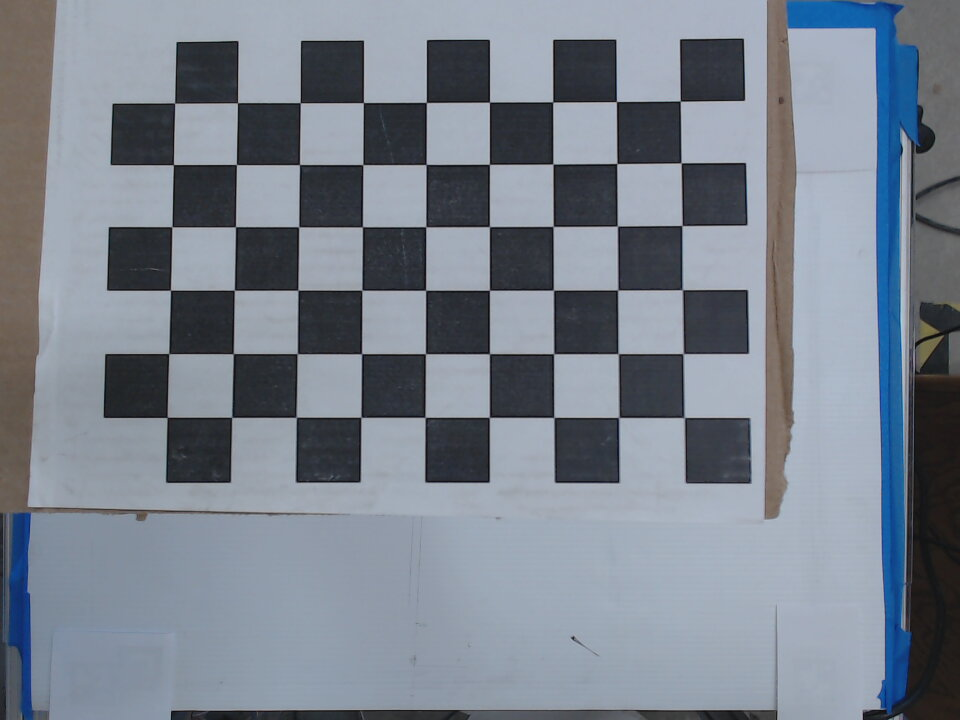
#> input picture camera_calibration/image_processing/Camera_cal/2020-12-01-130309.jpg, 960 x 720 px; its folder holds only this picture in this run
$ python 'camera calibration.py'
#> lines starting #> are read from the running program, lines starting #| are printed output that depends on the picture; after the words box and inside, x2 and y2 are one past the last pixel; in counts of white or black regions, pixels touching at a corner belong together; long printed decimals are rounded
#!/usr/bin/env python

import numpy as np
import cv2
import glob

#termination criteria
criteria = (cv2.TERM_CRITERIA_EPS + cv2.TERM_CRITERIA_MAX_ITER, 30, 0.001)

#prepare object points,like (0,0,0), (2,0,0) ...., (6,5,0)
object_p = np.zeros((6*9,3), np.float32)
object_p[:,:2] = np.mgrid[0:9, 0:6].T.reshape(-1,2)

#Array to store object points and image points from all the images
object_points = [] # 3D point in real world space
img_points = [] # 2D points in image plane

#Square size
size = 0.025 #m

# input images
images = glob.glob('image_processing/Camera_cal/*.jpg')

for fname in images:
	img = cv2.imread(fname)
#> img is the input picture: shape (720, 960, 3); mean B, G, R 141, 129.5, 121.4
	gray = cv2.cvtColor(img, cv2.COLOR_BGR2GRAY)
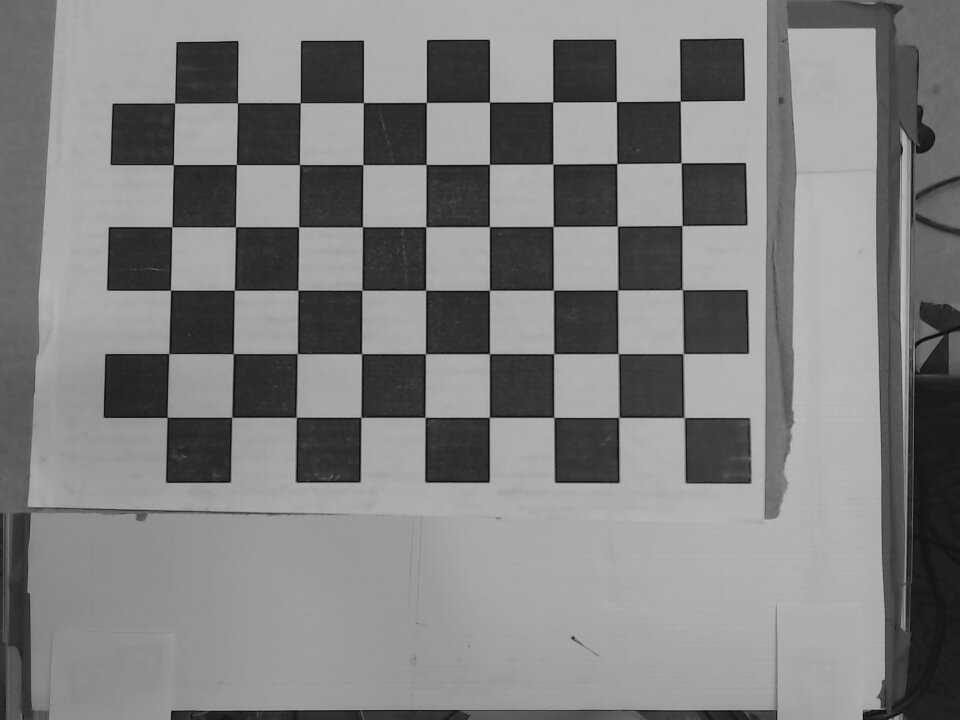
#> gray: shape (720, 960); min 7, max 199, mean 128.4

	# Find chess board corners
	ret, corners = cv2.findChessboardCorners(gray, (9,6), None)
#> ret = True; corners = 54 rows, first 8: [685.3, 416.7], [618, 416.7], [553.5, 417.8], [488.7, 417], [425.2, 417.6], [361.1, 417.4], [296.7, 417.2], [231.7, 417.2]

	# If found, add object points, image points (after refining them)
	if ret == True:
		object_points.append(object_p * size)

		corners2 = cv2.cornerSubPix(gray,corners,(11,11),(-1,-1),criteria)
#> corners2 = 54 rows, first 8: [684.2, 417.5], [618.7, 417.4], [553.9, 417.4], [489.4, 417.3], [425.1, 417.4], [360.9, 417.3], [296.3, 417.3], [231.7, 417.3]
		img_points.append(corners2)

		#Draw and display the corners
		img = cv2.drawChessboardCorners(img, (9,6), corners2, ret)
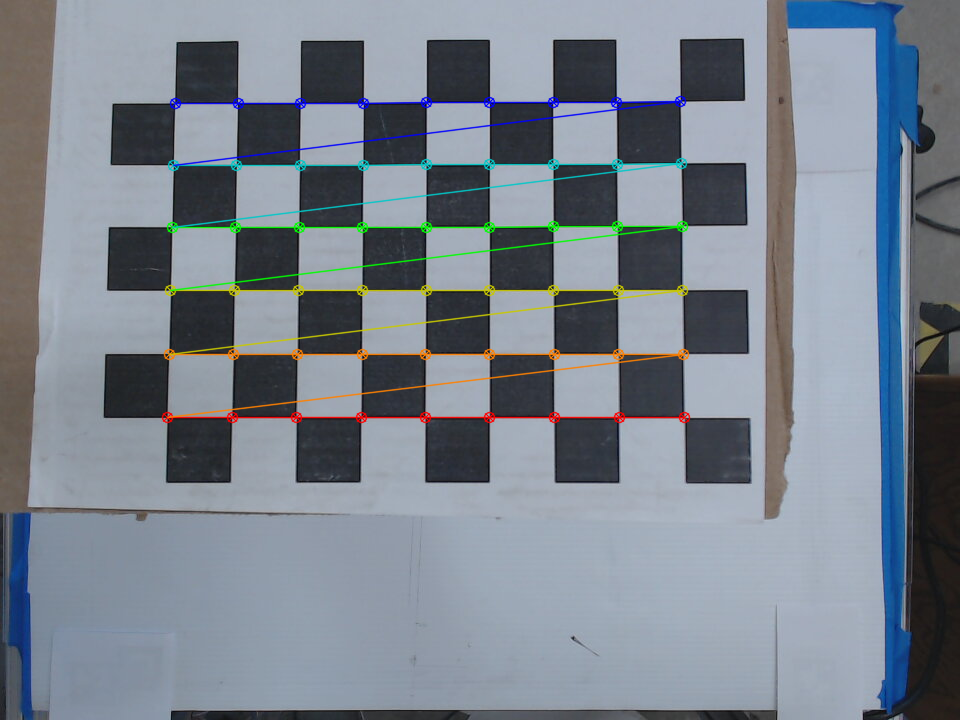
#> img: shape (720, 960, 3); 3.07% of pixels changed, all inside (x1, y1, x2, y2) = (161, 95, 691, 424)
		cv2.imshow('img',img)
		cv2.waitKey(100)
		cv2.imwrite('calibresult.png', img)

# Get all the relevant matrices
ret, mtx, dist, rvecs, tvecs = cv2.calibrateCamera(object_points, img_points, gray.shape[::-1],None,None)
#> ret = 0.241; mtx = [[1210.7, 0, 458.1], [0, 1214.6, 420.6], [0, 0, 1]]; dist = [[0.256, -2.47, 0.00206, 0.0029, 8.79]]; rvecs = ([-0.0195, -0.146, -3.14],); tvecs = ([0.0871, -0.00117, 0.47],)

print('Camera Matrix:')
print(mtx)
#| [[1.21066153e+03 0.00000000e+00 4.58081776e+02]
#|  [0.00000000e+00 1.21461436e+03 4.20643331e+02]
#|  [0.00000000e+00 0.00000000e+00 1.00000000e+00]]
np.save('camera_mtx.npy', mtx)

print('Distortion Matrix:')
print(dist)
#| [[ 2.56058301e-01 -2.47302250e+00  2.05974301e-03  2.90240772e-03
#|    8.79408586e+00]]
np.save('dist_mtx.npy', dist)

$ run again, on camera_calibration/image_processing/Camera_cal/2020-12-01-130328.jpg
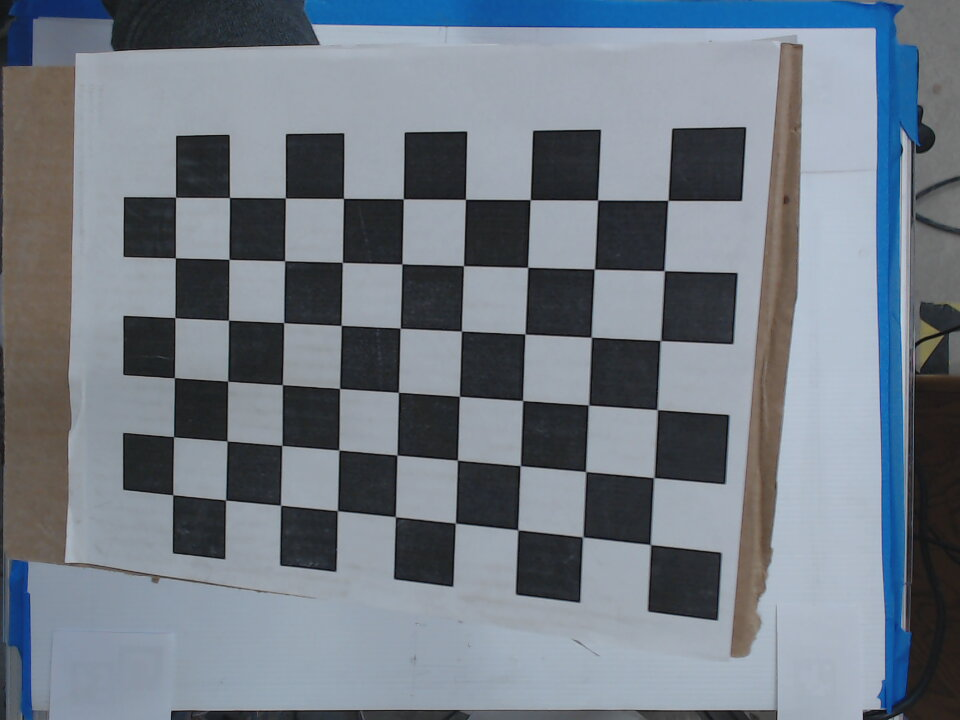
#> input picture camera_calibration/image_processing/Camera_cal/2020-12-01-130328.jpg, 960 x 720 px
#> img is the input picture: shape (720, 960, 3); mean B, G, R 132.8, 122.7, 114
#> `gray = cv2.cvtColor(img, cv2.COLOR_BGR2GRAY)`:
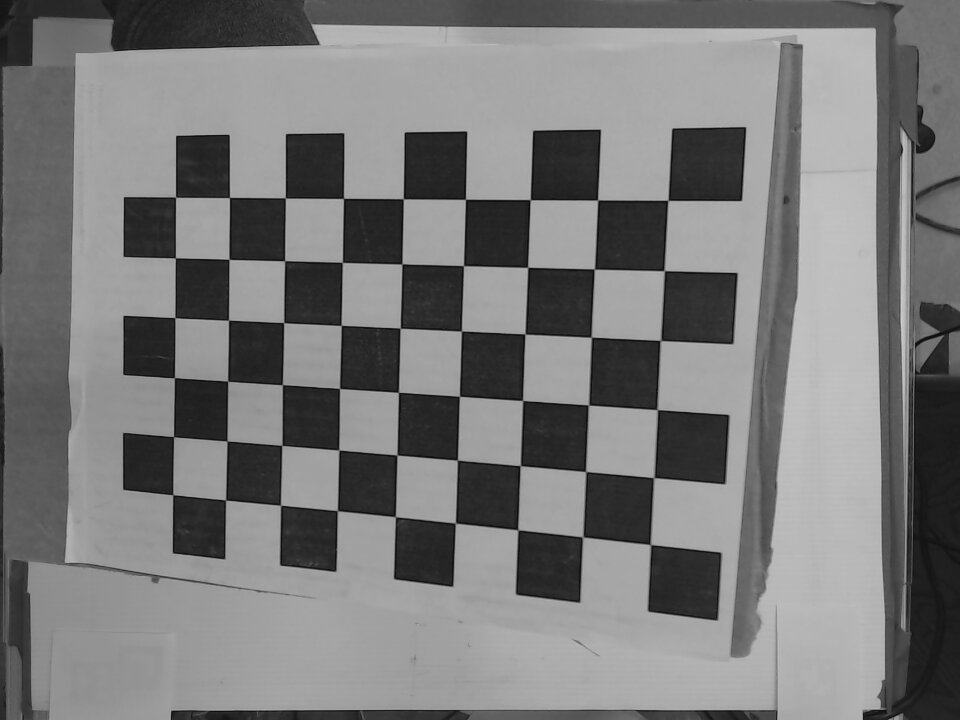
#> gray: shape (720, 960); min 7, max 209, mean 121.2
#> `ret, corners = cv2.findChessboardCorners(gray, (9,6), None)`: ret = True; corners = 54 rows, first 8: [650.4, 544.6], [582.6, 536.9], [517.9, 530.2], [455.4, 523], [395.4, 516.7], [337.4, 510.6], [280.7, 505.3], [225.6, 500]
#> corners2 = 54 rows, first 8: [650.4, 544.5], [582.7, 537], [517.7, 529.7], [455.4, 523.1], [395.4, 516.7], [337.4, 510.6], [280.6, 505.2], [225.5, 500]
#> `img = cv2.drawChessboardCorners(img, (9,6), corners2, ret)`:
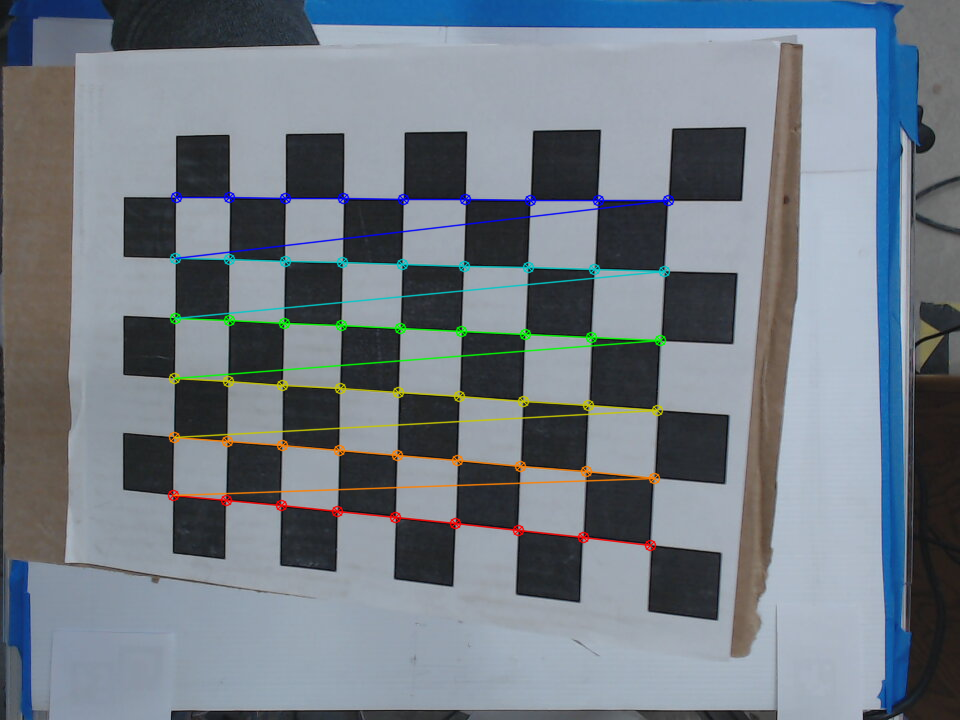
#> img: shape (720, 960, 3); 2.94% of pixels changed, all inside (x1, y1, x2, y2) = (167, 191, 675, 552)
#> `ret, mtx, dist, rvecs, tvecs = cv2.calibrateCamera(object_points, img_..`: ret = 0.316; mtx = [[985.3, 0, 505.2], [0, 968.7, 388.1], [0, 0, 1]]; dist = [[-0.0137, 1.39, 0.00488, -0.000732, -6.88]]; rvecs = ([-0.457, 0.137, -3.06],); tvecs = ([0.0525, 0.0574, 0.357],)
#| [[985.292   0.         505.184]
#|  [  0.         968.722 388.135]
#|  [  0.           0.           1.        ]]
#| [[-1.37378367e-02  1.39324052e+00  4.87858358e-03 -7.31976729e-04
#|   -6.87967830e+00]]

$ run again, on camera_calibration/image_processing/Camera_cal/2020-12-01-130332.jpg
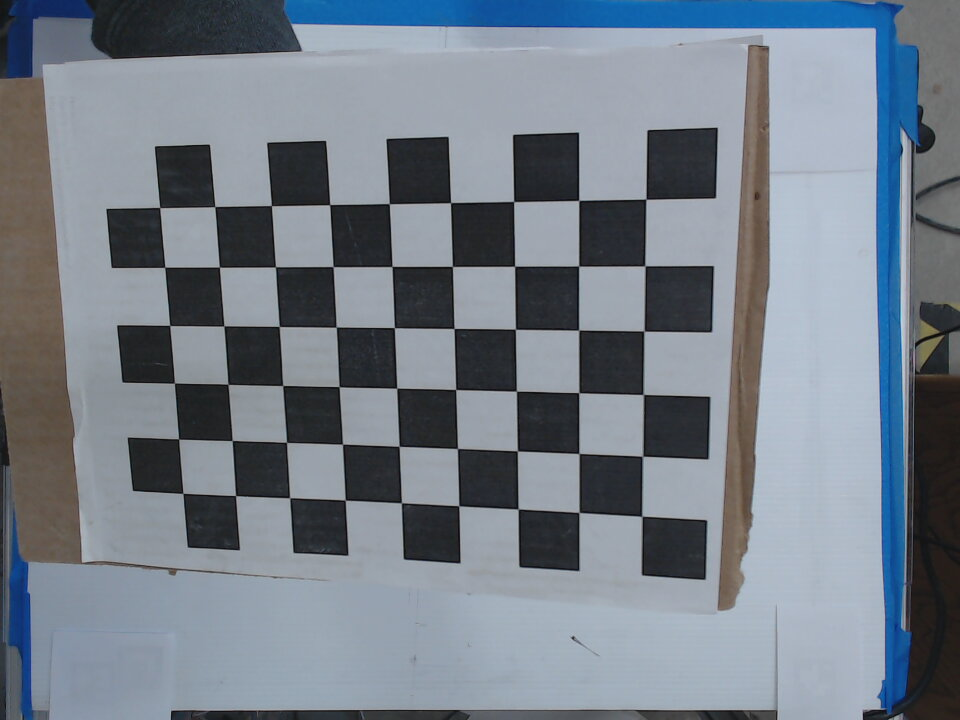
#> input picture camera_calibration/image_processing/Camera_cal/2020-12-01-130332.jpg, 960 x 720 px
#> img is the input picture: shape (720, 960, 3); mean B, G, R 136.4, 125.8, 116.8
#> `gray = cv2.cvtColor(img, cv2.COLOR_BGR2GRAY)`:
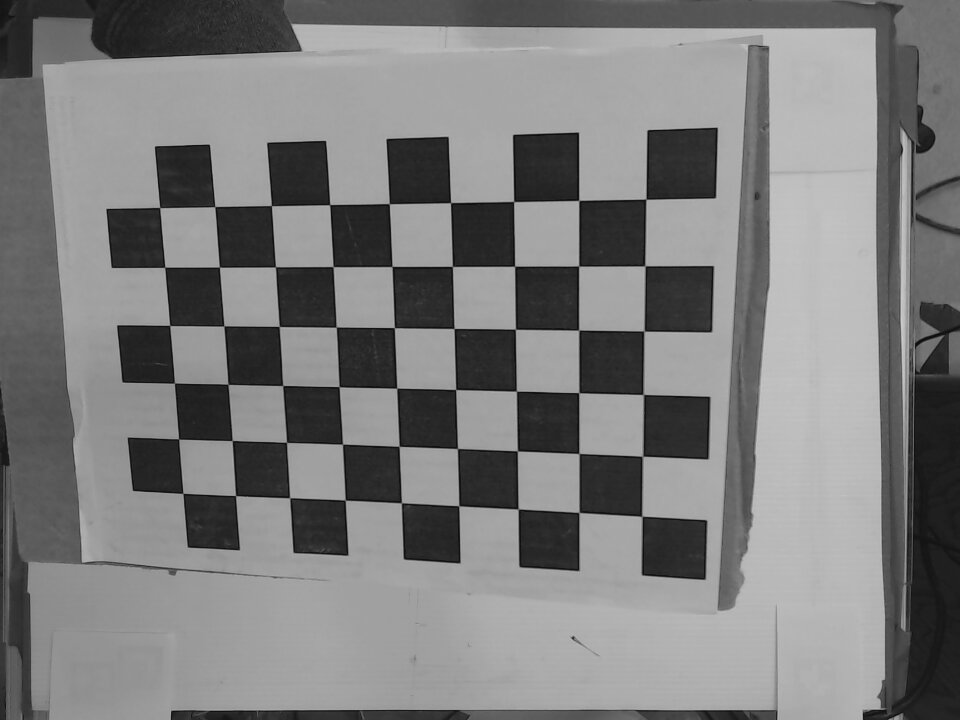
#> gray: shape (720, 960); min 7, max 206, mean 124.3
#> `ret, corners = cv2.findChessboardCorners(gray, (9,6), None)`: ret = True; corners = 54 rows, first 8: [641.8, 516.5], [579, 512.6], [517.7, 509.5], [458.9, 505.9], [401.4, 502.6], [345.2, 499.9], [289.5, 497.6], [235.7, 495.6]
#> corners2 = 54 rows, first 8: [641.8, 516.2], [579, 512.5], [518.1, 508.9], [458.8, 505.7], [401.4, 502.8], [345.3, 500.1], [289.6, 497.7], [235.5, 495.6]
#> `img = cv2.drawChessboardCorners(img, (9,6), corners2, ret)`:
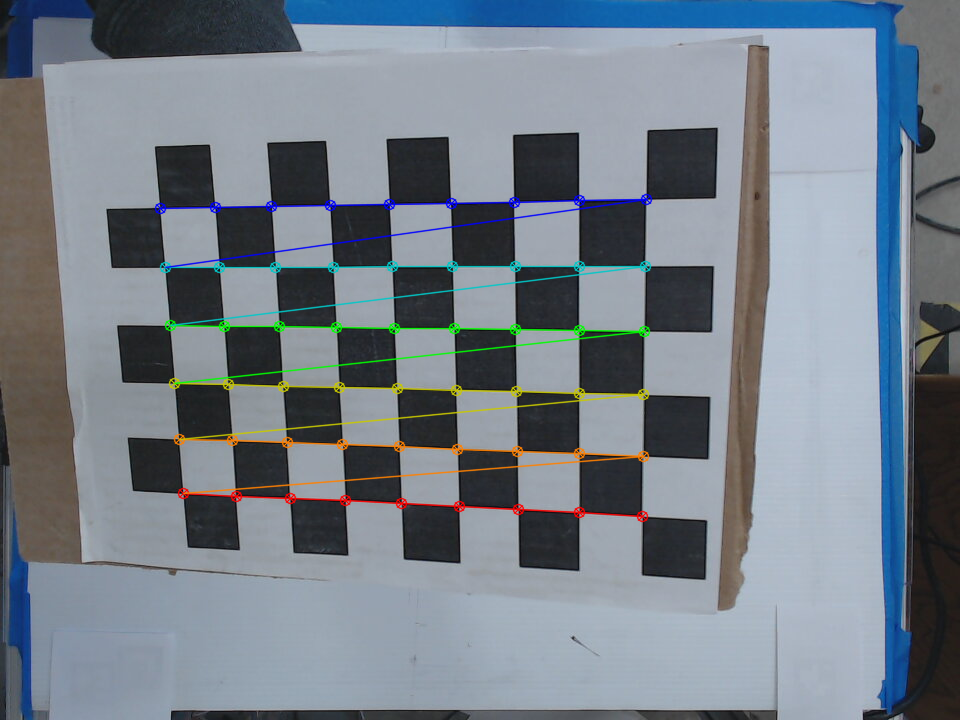
#> img: shape (720, 960, 3); 2.87% of pixels changed, all inside (x1, y1, x2, y2) = (154, 193, 653, 523)
#> `ret, mtx, dist, rvecs, tvecs = cv2.calibrateCamera(object_points, img_..`: ret = 0.282; mtx = [[1176.2, 0, 484.9], [0, 1153.5, 468], [0, 0, 1]]; dist = [[0.307, -2.94, 0.0174, 0.00558, 11.04]]; rvecs = ([0.399, -0.399, 3.1],); tvecs = ([0.0619, 0.0193, 0.467],)
#| [[1.17619022e+03 0.00000000e+00 4.84892101e+02]
#|  [0.00000000e+00 1.15347145e+03 4.68001160e+02]
#|  [0.00000000e+00 0.00000000e+00 1.00000000e+00]]
#| [[ 3.07200475e-01 -2.93765530e+00  1.74350607e-02  5.58089439e-03
#|    1.10438034e+01]]

$ run again, on camera_calibration/image_processing/Camera_cal/2020-12-01-130338.jpg
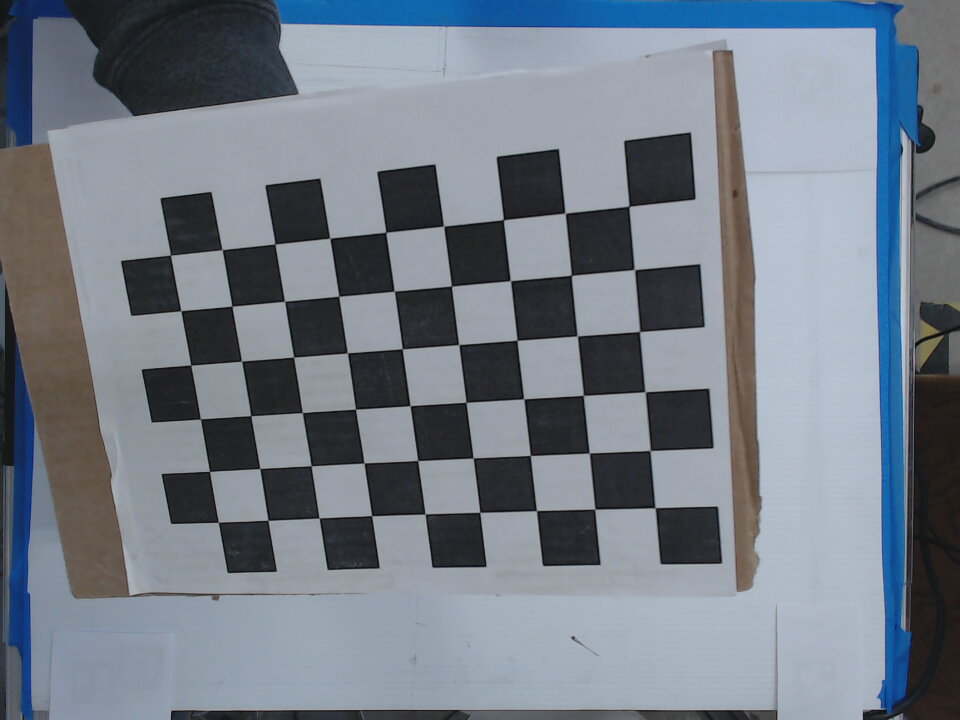
#> input picture camera_calibration/image_processing/Camera_cal/2020-12-01-130338.jpg, 960 x 720 px
#> img is the input picture: shape (720, 960, 3); mean B, G, R 135.3, 124.5, 115.8
#> `gray = cv2.cvtColor(img, cv2.COLOR_BGR2GRAY)`:
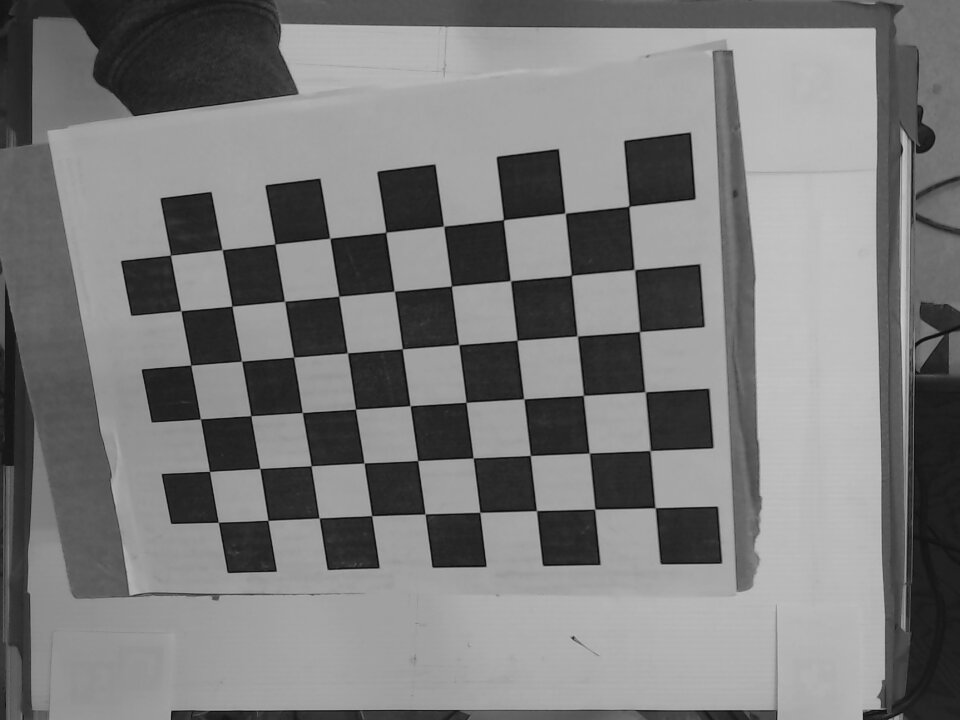
#> gray: shape (720, 960); min 6, max 206, mean 123.1
#> `ret, corners = cv2.findChessboardCorners(gray, (9,6), None)`: ret = True; corners = 54 rows, first 8: [654.9, 508], [594.5, 509.1], [536.4, 510.7], [479.5, 512.1], [424.8, 513.9], [371.6, 515.5], [319, 518], [267.8, 520.3]
#> corners2 = 54 rows, first 8: [655.1, 507.7], [594.7, 509.1], [536.5, 510.6], [479.8, 512.3], [425.1, 513.9], [371.6, 515.6], [319.1, 517.9], [267.9, 520.4]
#> `img = cv2.drawChessboardCorners(img, (9,6), corners2, ret)`:
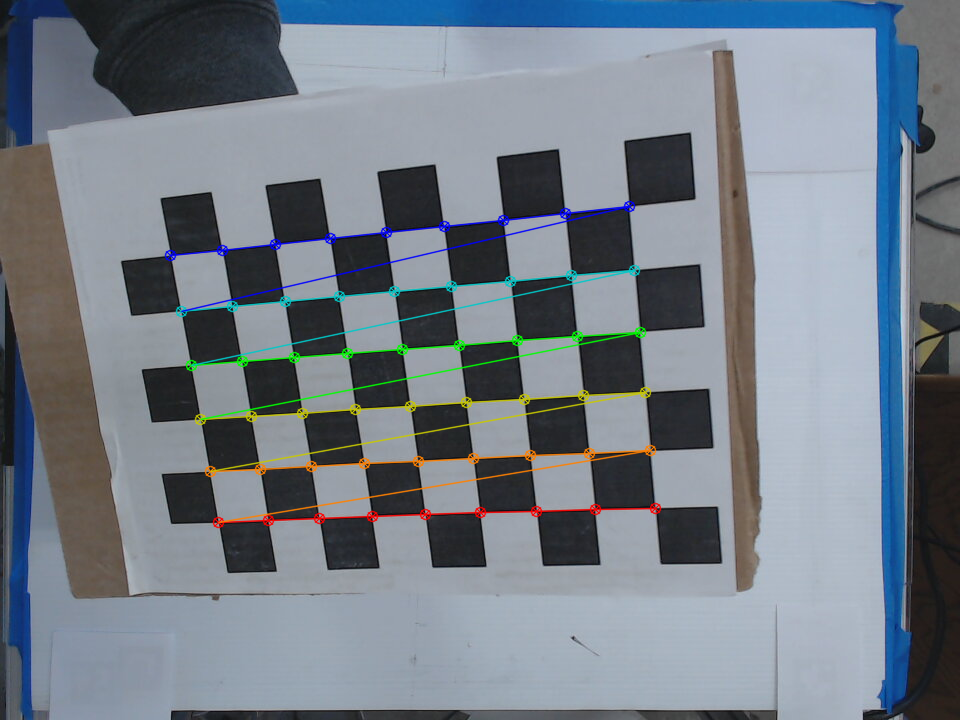
#> img: shape (720, 960, 3); 2.74% of pixels changed, all inside (x1, y1, x2, y2) = (164, 200, 662, 529)
#> `ret, mtx, dist, rvecs, tvecs = cv2.calibrateCamera(object_points, img_..`: ret = 0.314; mtx = [[893.4, 0, 514.8], [0, 881.6, 371.5], [0, 0, 1]]; dist = [[-0.0263, 1.29, 0.00809, 0.00449, -5.49]]; rvecs = ([0.328, -0.319, 3.02],); tvecs = ([0.0579, 0.0568, 0.37],)
#| [[893.368   0.         514.770]
#|  [  0.         881.631 371.486]
#|  [  0.           0.           1.        ]]
#| [[-2.62803517e-02  1.28655777e+00  8.08636149e-03  4.48935940e-03
#|   -5.48754392e+00]]
